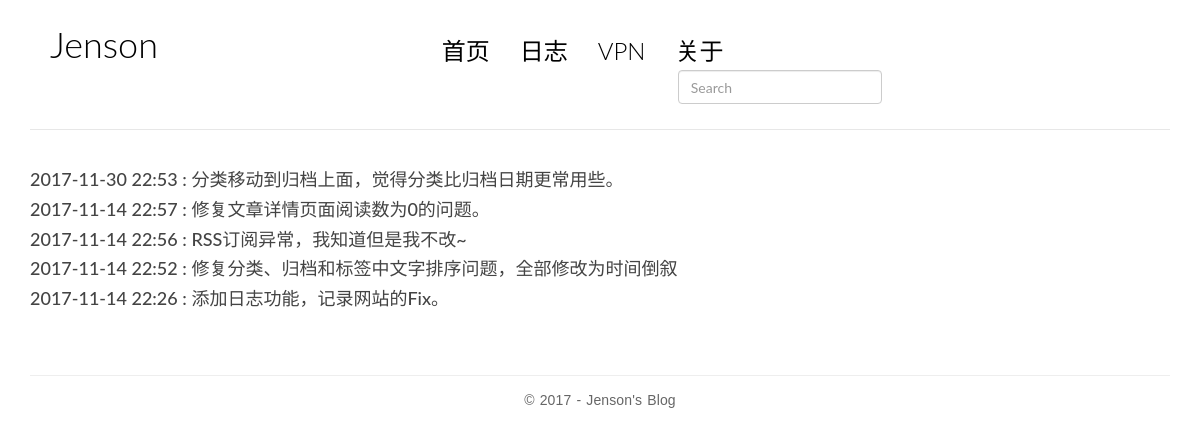
Page /dairy.html on the committed database.
### myblog/models.py (models this page shows)
class Site(models.Model):
    title = models.CharField(max_length=30)
    me = models.TextField()

class Nav(models.Model):
    name = models.CharField(max_length=20)
    link = models.CharField(max_length=100)
    num = models.IntegerField(blank=True, null=True)

### dairy/models.py (models this page shows)
class Dairy(models.Model):
    body = models.TextField()
    created_time = models.DateTimeField()
    modified_time = models.DateTimeField()

### dairy/views.py (the view)
# urls.py: url(r'^dairy(.html)?$', dairyView.IndexView.as_view(), name='dairy'),
class IndexView(ListView):
    model = Dairy
    template_name = app_name + '/dairy.html'
    context_object_name = 'dairy_list'
    paginate_by = 10
    def get_queryset(self):
        return super(IndexView, self).get_queryset().order_by('-created_time')
    def get_context_data(self, **kwargs):
        context = super(IndexView, self).get_context_data(**kwargs)
        md = Util.getMarkDown()
        site = Util.getSite()
        site.me = md.convert(site.me)
        context.update({
            'navs': Util.getNavs(),
            'site': site,
        })
        return context

### blog/tool/Util.py (called while the page is built)
def getMarkDown():
    md = markdown.Markdown(
        extensions=[
            'markdown.extensions.abbr',
            'markdown.extensions.fenced_code',
            'markdown.extensions.tables',
            'markdown.extensions.extra',
            'markdown.extensions.codehilite',
            TocExtension(slugify=slugify),
        ])
    return md

def getNavs():
    return Nav.objects.all().order_by('num')

def getSite():
    return Site.objects.first()

### templates/dairy/dairy.html
{% extends 'myblog/base.html' %}
{% block main %}
    {% for dairy in dairy_list %}
        <h4>{{ dairy.created_time|date:"Y-m-d H:i" }} : {{ dairy.body }}</h4>
    {% endfor %}
{% endblock main %}

### templates/myblog/base.html (shortened to what this page needs)
{% load staticfiles %}
{% load blog_tags %}
<!DOCTYPE html>
<html>
<head>
    <link rel="stylesheet" href="{% static 'myblog/css/bootstrap.min.css' %}">
    <link rel="stylesheet" href="http://code.ionicframework.com/ionicons/2.0.1/css/ionicons.min.css">
    <link rel="stylesheet" href="{% static 'myblog/css/pace.css' %}">
    <link rel="stylesheet" href="{% static 'myblog/css/custom.css' %}">
    <link rel="stylesheet" href="{% static 'myblog/css/highlights/colorful.css' %}">
</head>
<body>
<div class="container">
    <header id="site-header">
        <div class="row">
            <div class="col-md-4 col-sm-5 col-xs-8">
                <div class="logo">
                    <h1><a href="{% url 'index' %}">{{ site.title }}</a></h1></div>
            </div>
            <div class="col-md-8 col-sm-7 col-xs-4">
                <nav class="main-nav" role="navigation">
                    <div class="collapse navbar-collapse" id="bs-example-navbar-collapse-1">
                        <ul class="nav navbar-nav navbar-left">
                            {% for nav in navs %}
                                <li class="cl-effect-11"><a href="/{{ nav.link }}"
                                                            data-hover="{{ nav.name }}">{{ nav.name }}</a></li>
                            {% endfor %}
                        </ul>
                        <form class="navbar-form navbar-right" role="search" method="get" action="{% url 'search' %}">
                            <div class="form-group">
                                <input type="search" class="form-control" name="key"
                                       placeholder="Search">
                            </div>
                        </form>
                    </div>
                </nav>
            </div>
        </div>
    </header>
</div>
<div class="content-body">
    <div class="container">
        <div class="row">
            <main class="col-md-8">
                {% block main %}
                {% endblock main %}
            </main>
        </div>
    </div>
</div>
<footer id="site-footer">
    <div class="container">
        <div class="row">
            <div class="col-md-12">
                <p class="copyright">&copy 2017 - Jenson's Blog
                </p>
            </div>
        </div>
    </div>
</footer>
</body>
</html>

### static/myblog/css/custom.css (style rules this page uses)
* { outline: none; }
h1, h2, h3, h4, h5, h6 { margin-top: 0; }
a { color: #333; }
body { color: #444; font-family: 'Lato', sans-serif; }
p { font-family: 'Ubuntu', sans-serif; font-weight: 400; word-spacing: 1px; letter-spacing: 0.01em; }
#site-header { background-color: #FFF; padding: 25px 20px; margin-bottom: 40px; border-bottom: 1px solid #e7e7e7; }
.logo h1 a { color: #000; }
.logo h1 { margin: 0; font-family: 'Lato', sans-serif; font-weight: 300; }
.main-nav { margin-top: 11px; max-width: 65%; }
.main-nav a { color: #000000 !important; padding: 0 0 5px 0 !important; margin-right: 30px; font-family: 'Lato', sans-serif; font-weight: 300; font-size: 24px; }
.cl-effect-11 a { padding: 10px 0; color: #0972b4; text-shadow: none; margin-top: 4.5px; margin-bottom: 4.5px; }
.cl-effect-11 a::before { position: absolute; top: 0; left: 0; overflow: hidden; padding: 0 0 5px 0 !important; max-width: 0; border-bottom: 1px solid #000; color: #000; content: attr(data-hover); white-space: nowrap; -webkit-transition: max-width 0.5s; -moz-transition: max-width 0.5s; transition: max-width 0.5s; }
.content-body { padding-bottom: 4em; }
#site-footer { padding-top: 10px; padding: 0 0 1.5em 0; }
.copyright { text-align: center; padding-top: 1em; margin: 0; border-top: 1px solid #eee; color: #666; }

### rows in the picture
Site: title "Jenson"
Nav: name "首页"
Nav: name "日志"
Nav: name "VPN"
Nav: name "关于"
Dairy: created_time "2017-11-30 22:53", body "分类移动到归档上面，觉得分类比归档日期更常用些。"
Dairy: created_time "2017-11-14 22:57", body "修复文章详情页面阅读数为0的问题。"
Dairy: created_time "2017-11-14 22:56", body "RSS订阅异常，我知道但是我不改~"
Dairy: created_time "2017-11-14 22:52", body "修复分类、归档和标签中文字排序问题，全部修改为时间倒叙"
Dairy: created_time "2017-11-14 22:26", body "添加日志功能，记录网站的Fix。"
